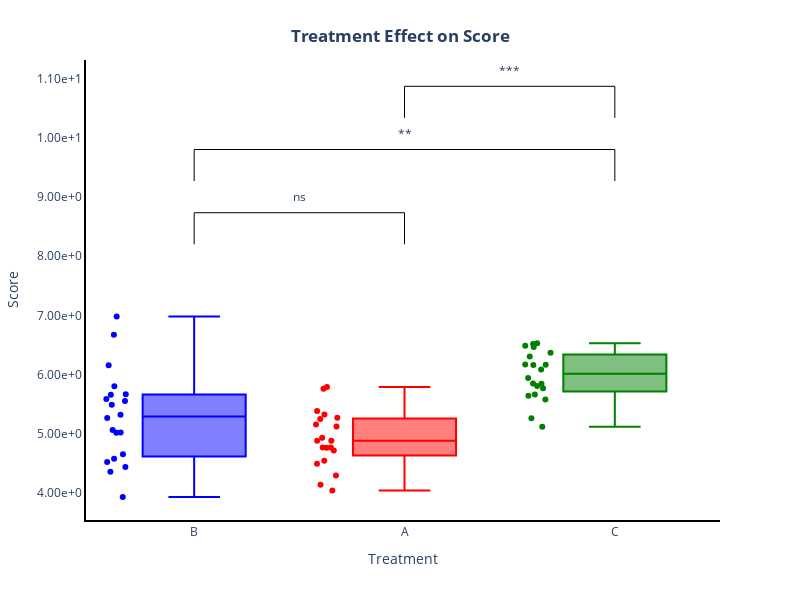

Notebook code for this chart:
### Code cell
plotter = univar_stats(
    df,
    x_col="treatment",
    y_col="score",
    stats_options=["t-test"],
    correct_p="bonferroni",
    plot_type="box",            # <-- NEW!
    show_axis_lines=True,        # <-- NEW!
    annotate_style="symbol",
    custom_colors={"A": "red", "B": "blue", "C": "green"},
    y_offset_factor=0.35,
    title_="Treatment Effect on Score",
    y_label="Score",
    x_label="Treatment",
    fig_height=600,
    fig_width=800,
    group_order=["B", "A", "C"],  # <-- NEW!
)

fig = plotter.plot()
fig.show()

### Figure 1 — Plotly figure (JSON) as saved in the notebook; plotly's stock layout.template omitted (floating-point values rounded to 4 significant figures)
{"data": [{"alignmentgroup": "True", "boxpoints": "all", "hovertemplate": "treatment=%{x}<br>score=%{y}<extra></extra>", "legendgroup": "B", "marker": {"color": "blue"}, "name": "B", "notched": false, "offsetgroup": "B", "orientation": "v", "showlegend": true, "type": "box", "x": ["B", "B", "B", "B", "B", "B", "B", "B", "B", "B", "B", "B", "B", "B", "B", "B", "B", "B", "B", "B"], "x0": " ", "xaxis": "x", "y": [6.673, 5.319, 5.554, 4.36, 5.064, 5.589, 4.579, 5.801, 5.019, 5.267, 5.019, 6.982, 5.489, 4.654, 6.158, 4.523, 5.667, 3.932, 4.437, 5.657], "y0": " ", "yaxis": "y"}, {"alignmentgroup": "True", "boxpoints": "all", "hovertemplate": "treatment=%{x}<br>score=%{y}<extra></extra>", "legendgroup": "A", "marker": {"color": "red"}, "name": "A", "notched": false, "offsetgroup": "A", "orientation": "v", "showlegend": true, "type": "box", "x": ["A", "A", "A", "A", "A", "A", "A", "A", "A", "A", "A", "A", "A", "A", "A", "A", "A", "A", "A", "A"], "x0": " ", "xaxis": "x", "y": [5.248, 4.931, 5.324, 5.762, 4.883, 4.883, 5.79, 5.384, 4.765, 5.271, 4.768, 4.767, 5.121, 4.043, 4.138, 4.719, 4.494, 5.157, 4.546, 4.294], "y0": " ", "yaxis": "y"}, {"alignmentgroup": "True", "boxpoints": "all", "hovertemplate": "treatment=%{x}<br>score=%{y}<extra></extra>", "legendgroup": "C", "marker": {"color": "green"}, "name": "C", "notched": false, "offsetgroup": "C", "orientation": "v", "showlegend": true, "type": "box", "x": ["C", "C", "C", "C", "C", "C", "C", "C", "C", "C", "C", "C", "C", "C", "C", "C", "C", "C", "C", "C"], "x0": " ", "xaxis": "x", "y": [6.369, 6.086, 5.942, 5.849, 5.261, 5.64, 5.77, 6.529, 6.172, 5.118, 6.162, 5.807, 5.662, 6.306, 6.515, 6.466, 5.58, 5.845, 6.166, 6.488], "y0": " ", "yaxis": "y"}, {"hoverinfo": "skip", "line": {"color": "black", "width": 1}, "mode": "lines", "type": "scatter", "x": ["B", "B", "A", "A"], "y": [8.199, 8.733, 8.733, 8.199]}, {"hoverinfo": "skip", "line": {"color": "black", "width": 1}, "mode": "lines", "type": "scatter", "x": ["B", "B", "C", "C"], "y": [9.267, 9.8, 9.8, 9.267]}, {"hoverinfo": "skip", "line": {"color": "black", "width": 1}, "mode": "lines", "type": "scatter", "x": ["A", "A", "C", "C"], "y": [10.33, 10.87, 10.87, 10.33]}], "layout": {"annotations": [{"font": {"size": 12}, "showarrow": false, "text": "ns", "x": 0.5, "xref": "x", "y": 9.0, "yref": "y"}, {"font": {"size": 12}, "showarrow": false, "text": "**", "x": 1, "xref": "x", "y": 10.07, "yref": "y"}, {"font": {"size": 12}, "showarrow": false, "text": "***", "x": 1.5, "xref": "x", "y": 11.13, "yref": "y"}], "boxmode": "overlay", "height": 600, "legend": {"title": {"text": "treatment"}, "tracegroupgap": 0}, "margin": {"t": 60}, "paper_bgcolor": "rgba(0,0,0,0)", "plot_bgcolor": "rgba(0,0,0,0)", "showlegend": false, "title": {"text": "<b>Treatment Effect on Score</b>", "x": 0.5, "xanchor": "center", "y": 0.95, "yanchor": "top"}, "width": 800, "xaxis": {"anchor": "y", "categoryarray": ["B", "A", "C"], "categoryorder": "array", "domain": [0, 1], "linecolor": "black", "linewidth": 2, "showline": true, "title": {"text": "Treatment"}}, "yaxis": {"anchor": "x", "domain": [0, 1], "linecolor": "black", "linewidth": 2, "showline": true, "tickformat": ".2e", "title": {"text": "Score"}}}}
